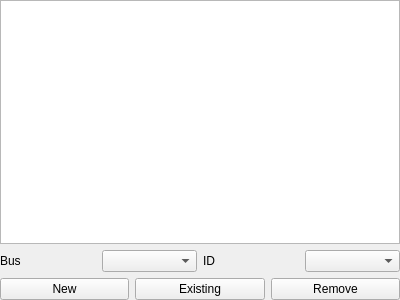
<?xml version="1.0" encoding="UTF-8"?>
<ui version="4.0">
 <class>SettingsHarddisks</class>
 <widget class="QWidget" name="SettingsHarddisks">
  <property name="geometry">
   <rect>
    <x>0</x>
    <y>0</y>
    <width>400</width>
    <height>300</height>
   </rect>
  </property>
  <property name="windowTitle">
   <string>Form</string>
  </property>
  <layout class="QVBoxLayout" name="verticalLayout">
   <property name="leftMargin">
    <number>0</number>
   </property>
   <property name="topMargin">
    <number>0</number>
   </property>
   <property name="rightMargin">
    <number>0</number>
   </property>
   <property name="bottomMargin">
    <number>0</number>
   </property>
   <item>
    <widget class="QTableView" name="tableView">
     <property name="selectionMode">
      <enum>QAbstractItemView::SingleSelection</enum>
     </property>
     <property name="selectionBehavior">
      <enum>QAbstractItemView::SelectRows</enum>
     </property>
     <attribute name="verticalHeaderVisible">
      <bool>false</bool>
     </attribute>
    </widget>
   </item>
   <item>
    <layout class="QHBoxLayout" name="horizontalLayout_2">
     <item>
      <widget class="QLabel" name="labelBus">
       <property name="text">
        <string>Bus</string>
       </property>
      </widget>
     </item>
     <item>
      <widget class="QComboBox" name="comboBoxBus"/>
     </item>
     <item>
      <widget class="QLabel" name="labelChannel">
       <property name="text">
        <string>ID</string>
       </property>
      </widget>
     </item>
     <item>
      <widget class="QComboBox" name="comboBoxChannel"/>
     </item>
    </layout>
   </item>
   <item>
    <layout class="QHBoxLayout" name="horizontalLayout">
     <item>
      <widget class="QPushButton" name="pushButtonNew">
       <property name="text">
        <string>New</string>
       </property>
      </widget>
     </item>
     <item>
      <widget class="QPushButton" name="pushButtonExisting">
       <property name="text">
        <string>Existing</string>
       </property>
      </widget>
     </item>
     <item>
      <widget class="QPushButton" name="pushButtonRemove">
       <property name="text">
        <string>Remove</string>
       </property>
      </widget>
     </item>
    </layout>
   </item>
  </layout>
 </widget>
 <resources/>
 <connections/>
</ui>
